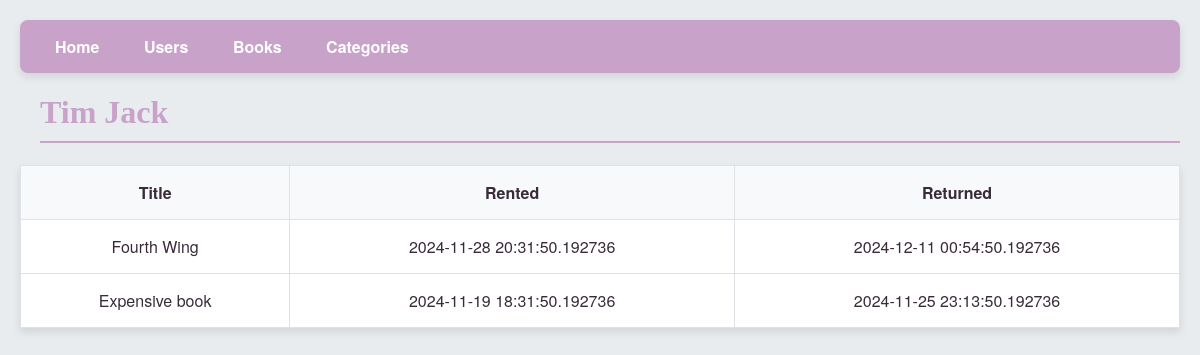
Page /user/1 on the committed database.
### models.py (models this page shows)
class User(db.Model):
    id = mapped_column(Integer, primary_key=True)
    name = mapped_column(String)
    rented = relationship("BookRental", back_populates="user")

class BookRental(db.Model):
    id = mapped_column(Integer, primary_key=True)
    user_id = mapped_column(Integer, ForeignKey("user.id"))
    book_id = mapped_column(Integer, ForeignKey("book.id"))
    rented = mapped_column(DateTime(timezone=True), nullable=False)
    returned = mapped_column(DateTime(timezone=True), nullable=True)
    user = relationship("User", back_populates="rented")
    book = relationship("Book", back_populates="rentals")

class Book(db.Model):
    id = mapped_column(Integer, primary_key=True)
    title = mapped_column(String)
    price = mapped_column(DECIMAL(10, 2))
    available = mapped_column(Integer, default=0)
    rating = mapped_column(Integer)
    upc = mapped_column(String)
    url = mapped_column(String)
    category = mapped_column(String)
    category_id = mapped_column(Integer, ForeignKey("category.id"))
    category = relationship("Category", back_populates="books")
    rentals = relationship("BookRental", back_populates="book")

### app.py (the view)
@app.route("/user/<int:id>")
def user_detail(id):
    statement = select(User).where(User.id == id)
    record = db.session.execute(statement).scalar()
    if not record:
        return "NOT FOUND", 404
    return render_template("user.html", user=record)

### templates/user.html
{% extends "base.html" %}
{% block content %}
<h1>{{ user.name }}</h1>
<table>
    <thead>
        <tr>
            <th>Title</th>
            <th>Rented</th>
            <th>Returned</th>
        </tr>
    </thead>
    {% for rental in user.rented %}
    <tr>
        <td>{{ rental.book.title }}</td>
        <td>{{ rental.rented }}</td>
        <td>{{ rental.returned }}</td>
    </tr>
    {% endfor %}
</table>
{% endblock %}

### static/style.css (style rules this page uses)
body { font-family: 'Helvetica Neue', Arial, sans-serif; background-color: #e9ecef; color: #392b3a; margin: 0; padding: 20px; }
table { width: 100%; border-collapse: collapse; margin: 20px 0; box-shadow: 0 4px 8px rgba(0, 0, 0, 0.1); background-color: #fff; }
table th, table td { padding: 15px; border: 1px solid #dee2e6; text-align: center; }
table th { background-color: #f8f9fa; font-weight: bold; }
h1 { color: #c8a2c8; font-family: 'Georgia', serif; margin-left: 20px; border-bottom: 2px solid #c8a2c8; padding-bottom: 10px; }

### rows in the picture
User: name "Tim Jack"
BookRental: book "Fourth Wing", rented "2024-11-28 20:31:50.192736", returned "2024-12-11 00:54:50.192736"
BookRental: book "Expensive book", rented "2024-11-19 18:31:50.192736", returned "2024-11-25 23:13:50.192736"
